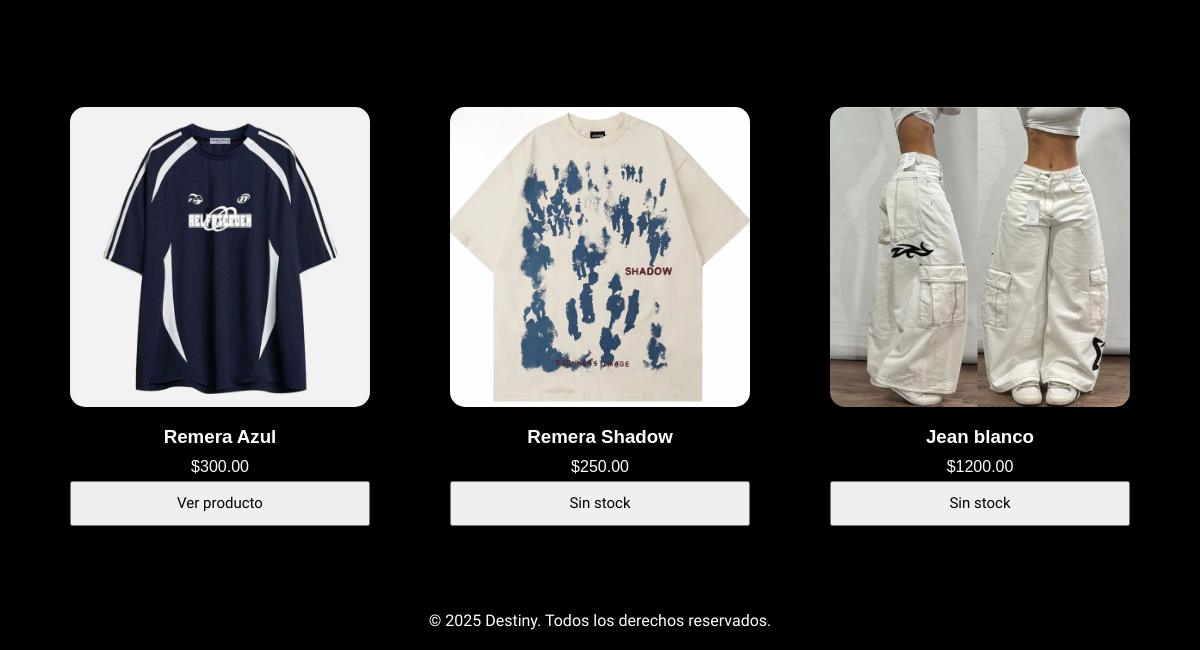
The page /index.php (signed in, lower part) on the database as committed earlier.
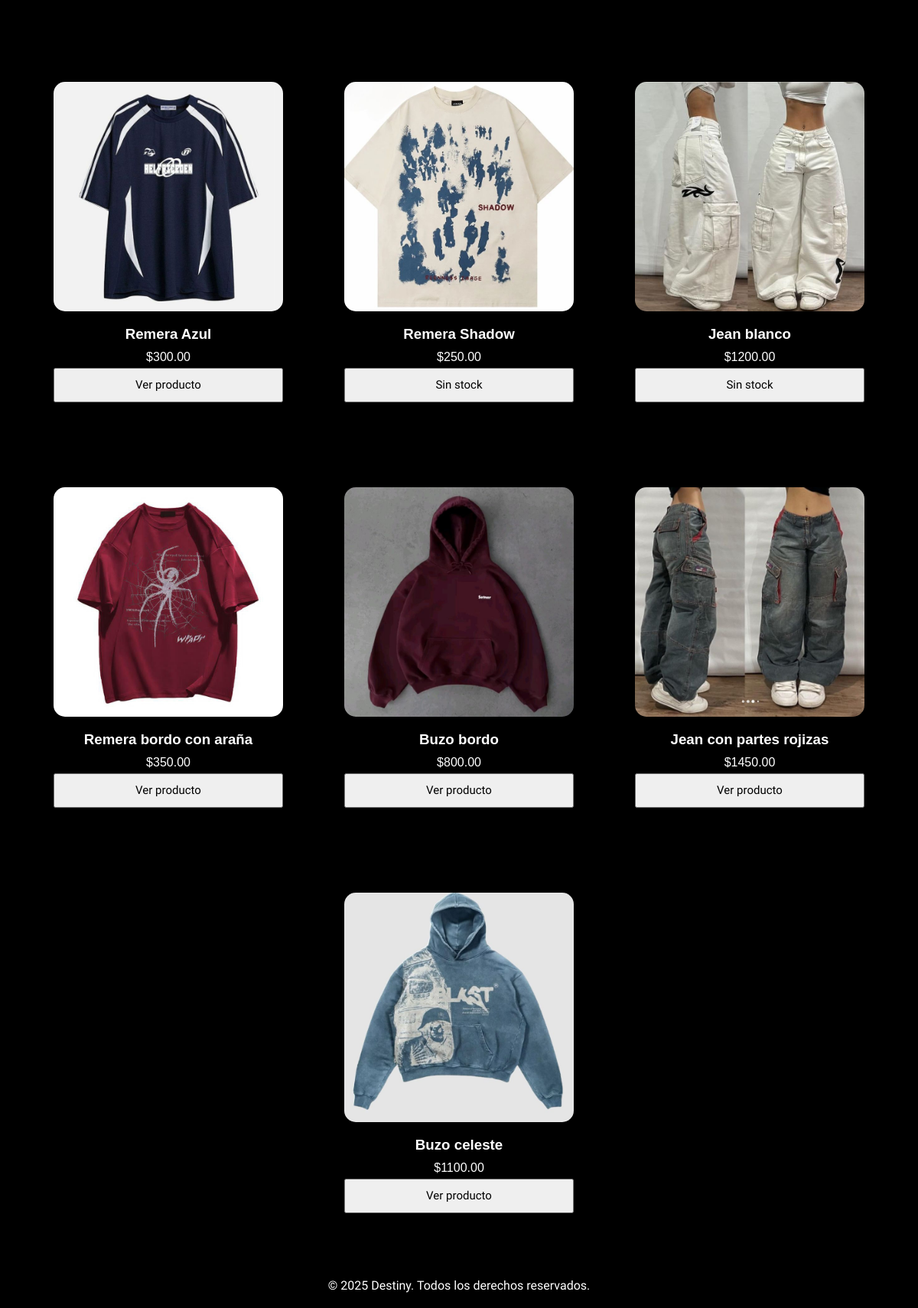
The same page on the database as committed later.
### tables this page shows
CREATE TABLE `productos` (
  `id_producto` int(11) NOT NULL,
  `Nombre` varchar(80) NOT NULL,
  `Precio` decimal(10,2) NOT NULL,
  `Marca` varchar(30) DEFAULT NULL,
  `Imagen` varchar(255) DEFAULT NULL,
  `id_categoria` int(11) DEFAULT NULL
);

### index.php (the view, shortened to what this page needs)
<!DOCTYPE html>
<html lang="es">
<head>
  <link rel="stylesheet" href="css/style.css?v=3">
</head>
<body>
<section id="productos" class="productos">
  <div class="contenedor-productos">
    <?php
    include("code/conexion.php");
    if (isset($_GET['buscar']) && !empty($_GET['buscar'])) {
        $busqueda = $conn->real_escape_string($_GET['buscar']);
        $sql = "SELECT * FROM productos WHERE Nombre LIKE '%$busqueda%'";
    } elseif (isset($_GET['categoria']) && is_numeric($_GET['categoria'])) {
        $id_categoria = $_GET['categoria'];
        $sql = "SELECT * FROM productos WHERE id_categoria = $id_categoria";
    } else {
        $sql = "SELECT * FROM productos";
    }
    $result = $conn->query($sql);
    if ($result && $result->num_rows > 0) {
        while ($row = $result->fetch_assoc()) {
            $idp = $row['id_producto'];
            $q_stock = $conn->query("SELECT SUM(stock) AS total FROM stock_producto_talle WHERE id_producto=$idp");
            $tot = $q_stock->fetch_assoc()['total'] ?? 0;
            echo "<div class='producto'>";
            echo "<a href='html/producto.php?id=" . $row['id_producto'] . "' class='link-producto'>
                    <div class='imagen'>
                      <img src='" . $row['Imagen'] . "' alt='" . $row['Nombre'] . "'/>
                    </div>
                  </a>";
            echo "<div class='nombre'><h3>" . $row['Nombre'] . "</h3></div>";
            echo "<div class='precio'><p>$" . $row['Precio'] . "</p></div>";
            if ($tot > 0) {
                echo "<div class='carrito'>
                        <a href='html/producto.php?id=" . $row['id_producto'] . "'>
                          <button class='btn-ver'>Ver producto</button>
                        </a>
                      </div>";
            } else {
                echo "<div class='carrito'><button class='btn-ver'>Sin stock</button></div>";
            }
            echo "</div>";
        }
    } else {
        echo "<p>No hay productos cargados en esta categoría.</p>";
    }
    ?>
  </div>
</section>
<footer>
  <div class="futi">
    <p>&copy; 2025 Destiny. Todos los derechos reservados.</p>
  </div>
</footer>
</body>
</html>

Rows that differ between the two databases and show on the page:
added productos: Imagen (picture), Nombre "Remera bordo con araña", Precio "350.00"
added productos: Imagen (picture), Nombre "Buzo bordo", Precio "800.00"
added productos: Imagen (picture), Nombre "Jean con partes rojizas", Precio "1450.00"
added productos: Imagen (picture), Nombre "Buzo celeste", Precio "1100.00"
